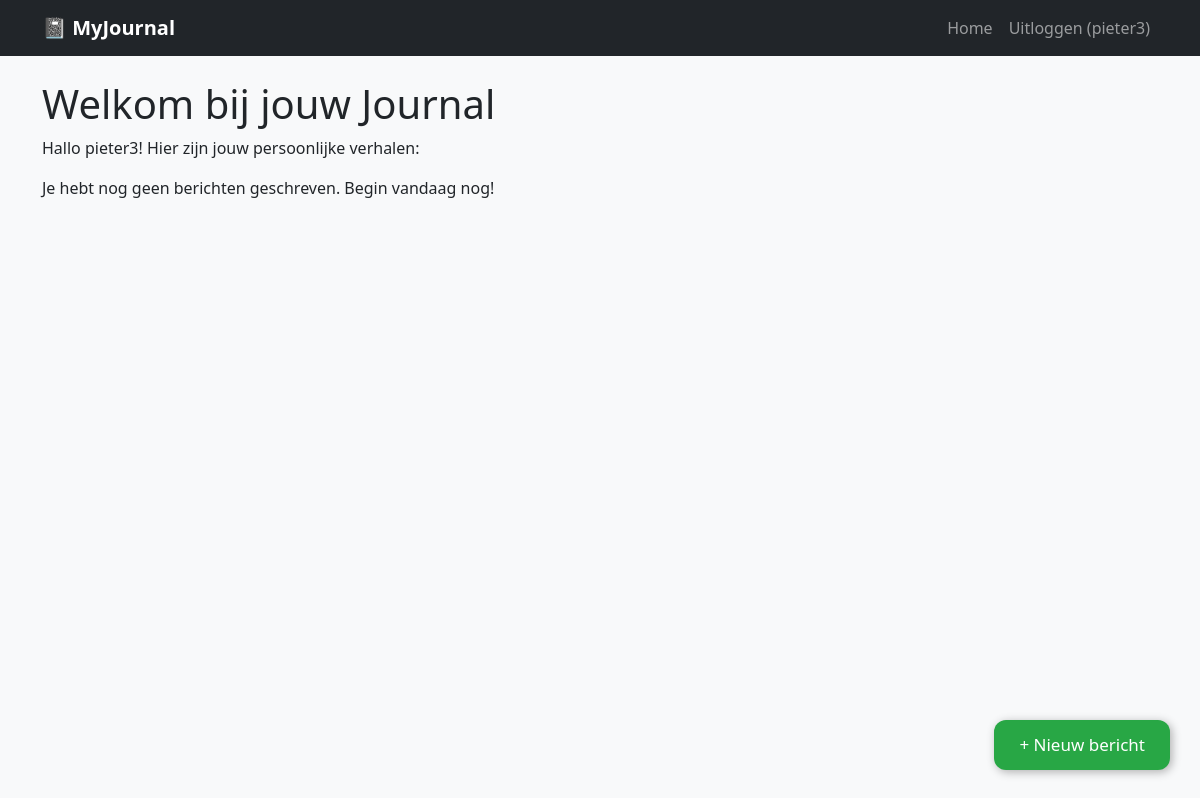
Before: / (signed in) with the older database file.
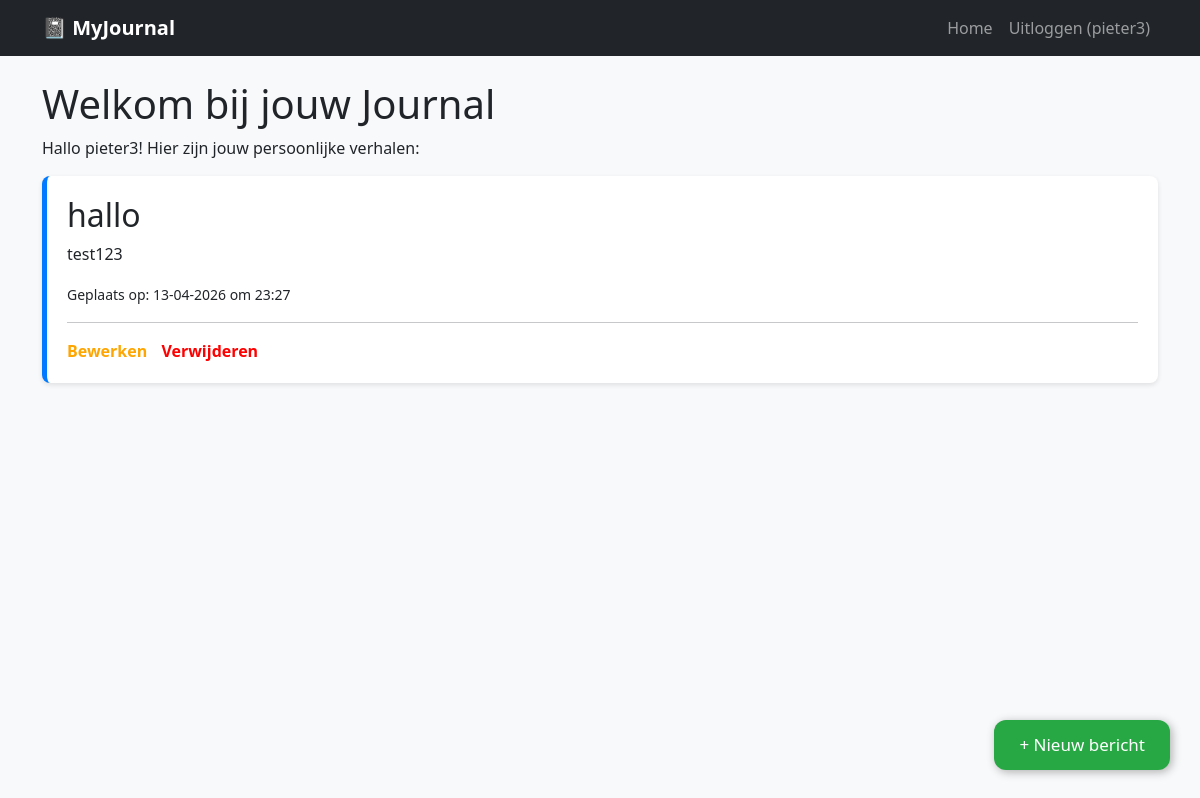
After: the same page with the newer database file.
### models.py (models this page shows, shortened)
class User(db.Model, UserMixin):
    id = db.Column(db.Integer, primary_key=True)
    username = db.Column(db.String(20), unique=True, nullable=False)
    email = db.Column(db.String(120), unique=True, nullable=False)
    password = db.Column(db.String(60), nullable=False)
    entries = db.relationship('Entry', backref='author', lazy=True)

class Entry(db.Model):
    id = db.Column(db.Integer, primary_key=True)
    title = db.Column(db.String(100), nullable=False)
    date_posted = db.Column(db.DateTime, nullable=False, default=datetime.now)
    content = db.Column(db.Text, nullable=False)
    user_id = db.Column(db.Integer, db.ForeignKey('user.id'), nullable=False)

### routes_main.py (the view)
@main_bp.route("/")
def home():
    if current_user.is_authenticated:
        entries = Entry.query.filter_by(user_id=current_user.id).order_by(Entry.date_posted.desc()).all()
    else:
        entries = []
    return render_template('index.html', entries=entries)

### app.py (called while the page is built)
@login_manager.user_loader
def load_user(user_id):
    return User.query.get(int(user_id))

### templates/index.html
{% extends "base.html" %}
{% block content %}
    {% if current_user.is_authenticated %}
    <h1>Welkom bij jouw Journal</h1>
        <p>Hallo {{ current_user.username }}! Hier zijn jouw persoonlijke verhalen:</p>
        <a href="{{ url_for('entries.new_entry') }}" class="fab" title="Nieuw Bericht">
            + Nieuw bericht
        </a>
        {% for entry in entries %}
            <div style="background: white; padding: 20px; border-radius: 8px; box-shadow: 0 2px 5px rgba(0,0,0,0.1); margin-bottom: 15px; border-left: 5px solid #007bff;">
                <h2 style="margin-top: 0;">{{ entry.title }}</h2>
                <p>{{ entry.content }}</p>
                <small>Geplaats op: {{ entry.date_posted.strftime('%d-%m-%Y') }} om {{ entry.date_posted.strftime('%H:%M') }}</small>
                <hr>
                <a href="{{ url_for('entries.update_entry', entry_id=entry.id) }}" style="color: orange; font-weight: bold; text-decoration: none;">Bewerken</a>
                <form action="{{ url_for('entries.delete_entry', entry_id=entry.id) }}" method="POST" style="display:inline; margin-left: 10px;">
                    <button type="submit" style="background: none; border: none; color: red; cursor: pointer; font-weight: bold; padding: 0;">Verwijderen</button>
                </form>
            </div>
        {% else %}
            <p>Je hebt nog geen berichten geschreven. Begin vandaag nog!</p>
        {% endfor %}
    {% else %}
        <div style="text-align: center; padding: 40px;">
            <h2>Houd je eigen digitale dagboek bij.</h2>
            <p>Meld je aan of log in om te beginnen met schrijven.</p>
            <a href="{{ url_for('auth.login') }}">Inloggen</a> | <a href="{{ url_for('auth.register') }}">Registreren</a>
        </div>
    {% endif %}
{% endblock %}

### templates/base.html (shortened to what this page needs)
<!DOCTYPE html>
<html lang="nl">
    <head>
        <link href="https://cdn.jsdelivr.net/npm/bootstrap@5.3.0/dist/css/bootstrap.min.css" rel="stylesheet">
    </head>
<body>
    <nav class="navbar navbar-expand-lg navbar-dark bg-dark mb-4">
        <div class="container">
            <a class="navbar-brand" href="{{ url_for('main.home') }}">📓 MyJournal</a>
            <div class="collapse navbar-collapse" id="navbarNav">
                <ul class="navbar-nav ms-auto">
                    <li class="nav-item">
                        <a class="nav-link" href="{{ url_for('main.home') }}">Home</a>
                    </li>
                    {% if current_user.is_authenticated %}
                        <li class="nav-item">
                            <a class="nav-link" href="{{ url_for('auth.logout') }}">Uitloggen ({{ current_user.username }})</a>
                        </li>
                    {% endif %}
                </ul>
            </div>
        </div>
    </nav>
    <div class="container">
        {% block content %}{% endblock %}
    </div>
        </body>
</html>

### templates/base.html (style rules this page uses)
body { background-color: #f8f9fa; }
.navbar-brand { font-weight: bold; }
.fab { position: fixed; bottom: 30px; right: 30px; padding: 0 25px; width: auto; height: 50px; background-color: #28a745; color: white; border-radius: 12px; display: flex; align-items: center; justify-content: center; font-size: 17px; box-shadow: 2px 2px 10px rgba(0,0,0,0.3); z-index: 1000; text-decoration: none; transition: transform 0.2s, background-color 0.2s; }

Changed rows visible on the page:
added Entry: title "hallo", content "test123", date_posted "13-04-2026", date_posted "23:27"
Other visible differences:
text no longer shown: "Je hebt nog geen berichten geschreven. Begin vandaag nog!"
